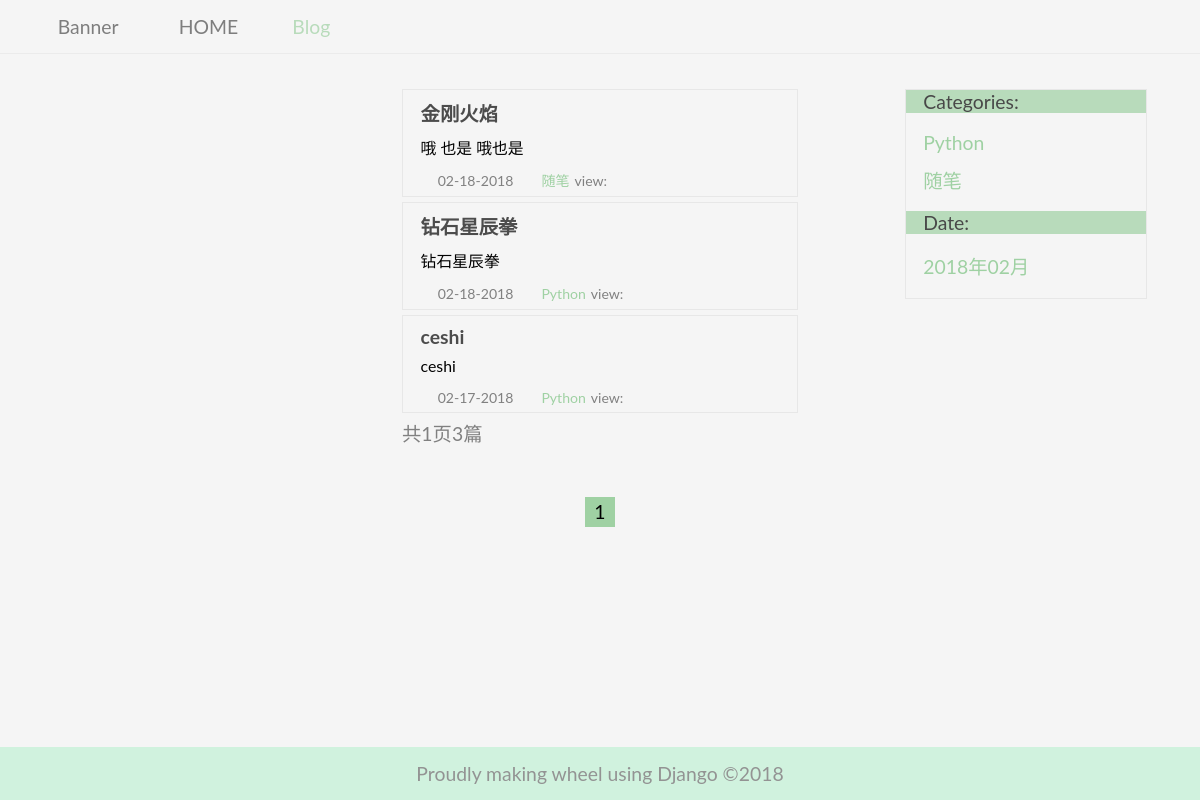
Screenshot of /blog/ with the database file from the repository.
### blog/models.py (models this page shows, shortened)
class Blog(models.Model):
    title = models.CharField(max_length=50, verbose_name='博客标题')
    blog_type = models.ForeignKey(BlogType, on_delete=models.DO_NOTHING, verbose_name='分类')
    content = models.TextField(verbose_name='博客内容')
    author = models.ForeignKey(User, on_delete=models.DO_NOTHING)
    created_time = models.DateTimeField(auto_now_add=True, verbose_name='发布时间')
    last_updated_time = models.DateTimeField(auto_now=True)
    image = models.ImageField(upload_to="media/%Y/%m", max_length=100,null=True,blank=True)
    class Meta:
        ordering = ['-created_time']

class BlogType(models.Model):
    type_name = models.CharField(max_length=15)
    def __str__(self):
        return self.type_name

### blog/views.py (the view)
# urls.py: path('', views.blog_list, name='blog_list'),
def blog_list(request):
    context = {}
    blogs_list = Blog.objects.all()
    paginator = Paginator(blogs_list, 5)
    page = request.GET.get('page')
    try:  # 获取某页
        blogs_list = paginator.page(page)
    except PageNotAnInteger:  # 如果 page 参数不为正整数，显示第一页
        blogs_list = paginator.page(1)
    except EmptyPage:  # 如果 page 参数为空页，跳到最后一页
        blogs_list = paginator.page(paginator.num_pages)
    context['blogs_list'] = blogs_list
    context['blog_types'] = BlogType.objects.all()
    context['blog_dates'] = Blog.objects.dates('created_time', 'month', order="DESC")
    return render_to_response('blog/blog_list.html', context)

### templates/blog/blog_list.html (shortened to what this page needs)
{% extends 'base.html' %}
{% block blog_active %}active{% endblock %}
{% block content %}
<section class="Myblog-container-left">
</section>
<section class="Myblog-container-middle">
{% for blog in blogs_list %}
<article class="MyBlog-list">
    <div class="MyBlog-list-body">
        <a href="{% url 'blog_detail' blog.pk %}"><h1 class="MyBlog-list-body_title">{{ blog.title }}</h1></a>
        <p class="MyBlog-list-body_content">{{ blog.content|truncatechars:70 }}</p>
        <span class="MyBlog-list-body_date">
            <svg class="icon icon-sz" aria-hidden="true">
                    <use xlink:href="#icon-shizhong1"></use>
                </svg>{{blog.created_time|date:'m-d-Y'}}</span>
        <span class="MyBlog-list-body_type"><svg class="icon icon-bq" aria-hidden="true">
                    <use xlink:href="#icon-2"></use>
                </svg><a href="{% url 'blogs_with_type'  blog.blog_type.pk %}">
            {{ blog.blog_type }}</a></span>
        <span class="MyBlog-list-body_views">view:</span>
    </div>
</article>
{% empty %}
<p>--哦哦 已经到头了--</p>
{% endfor %}
    <div class="article-number"><span>共{{ blogs_list.paginator.num_pages}}页{{ blogs_list.paginator.count}}篇</span></div>
<div class="pageturn">
    <ul class="pagelist">
        {% for page_num in blogs_list.paginator.page_range %}
        {% if page_num == blogs_list.number %}
        <li class="page-active"><span>{{page_num}}</span></li>
        {% else %}
        <li><a href="?page={{page_num}}">{{page_num}}</a></li>
        {% endif %}
        {% endfor %}
    </ul>
</div>
    </section>
<section class="Myblog-container-right">
    <div class="Myblog-container-right_type">
    <div class="Myblog-container-right_tag"><span>Categories:</span></div>
    <ul>
        {% for blog_type in blog_types %}
        <li><a href="{% url 'blogs_with_type' blog_type.pk %}">
            {{blog_type.type_name}}</a>
    </li>
        {% empty %}
        <li>暂无分类</li>
        {% endfor %}
    </ul>
        </div>
         <div class="Myblog-container-right_date">
    <div class="Myblog-container-right_tag"><span>Date:</span></div>
    <ul>
        {% for blog_date in blog_dates %}
        <li><a href="{% url 'blogs_with_date' blog_date.year blog_date.month %}">
            {{blog_date|date:"Y年m月"}}
        </a>
    </li>
        {% empty %}
        <li>暂无博客</li>
        {% endfor %}
    </ul>
        </div>
</section>
{% endblock %}

### templates/base.html (shortened to what this page needs)
{% load staticfiles %}
<!DOCTYPE html>
<html lang="en">
<head>
    <link rel="stylesheet" href="{% static 'base.css' %}">
</head>
<body class="MyBlog">
<header class="MyBlog-header">
    <nav class="MyBlog-menu">
        <ul>
            <li class=""><a href="/">
                <svg class="icon icon-b" aria-hidden="true">
                    <use xlink:href="#icon-sailboat"></use>
                </svg>
                Banner</a></li>
            <li class="{% block shouye_active %}{% endblock %}"><a href="/">
                <svg class="icon icon-sy" aria-hidden="true">
                    <use xlink:href="#icon-shouye"></use>
                </svg>
                HOME</a></li>
            <li class="{% block blog_active %}{% endblock %}"><a href="/blog/">
                <svg class="icon" aria-hidden="true">
                    <use xlink:href="#icon-weibiaoti1"></use>
                </svg>
                Blog</a></li>
        </ul>
    </nav>
</header>
    <main class="MyBlog-container">
        {% block content %}{% endblock %}
    </main>
<footer class="MyBlog-footer"><span class="MyBlog-footer-info">Proudly making wheel using Django &copy;2018</span></footer>
</body>
</html>

### static/base.css (style rules this page uses)
* { margin: 0; padding: 0; font-family: 'Lato'; font-size: 1.1rem; }
li { list-style-type:none; }
.MyBlog-list-body_title,a { text-decoration: none; color: #4c4c4c; }
.article-number { color: #4c4c4c; margin-bottom:0.3rem }
.MyBlog { background-color: #f5f5f5; }
.MyBlog-container { margin-top:2rem; display:flex; justify-content:space-around; flex:1; }
.Myblog-container-left { width:20%; height:20%; border:1px solid #f5f5f5; display:hidden }
.Myblog-container-middle { width:33%; }
.Myblog-container-right { border:1px solid #e7e7e7; width:20%; height:20%; }
.Myblog-container-right_tag { height:40%; background-color:#9fd1a3; opacity: 0.7; }
.Myblog-container-right_tag span { margin-left:1rem; }
.Myblog-container-right a { color: #9fd1a3; }
.Myblog-container-right ul { margin-top:1rem; margin-bottom:1rem; margin-left:1rem; }
.Myblog-container-right ul li { margin-bottom:0.7rem; }
.MyBlog-menu, .MyBlog-footer { display: flex; }
.MyBlog-menu { align-items: center; width: 100%; border-bottom: 1px solid #e7e7e7; height: 3rem; opacity: 0.7; filter: alpha(opacity=70); flex:1 }
.MyBlog-menu ul { display: flex; flex: 0.33; list-style: none; }
.MyBlog-menu ul li { border-radius: 7px; margin-left: 1.7rem; }
.active a,a:hover { color: #9fd1a3; }
.MyBlog-list { border: 1px solid #e7e7e7; margin-bottom: 0.3rem; }
.MyBlog-list-body { margin:0.5rem 1rem 0.3rem 1rem; }
.MyBlog-list-body_content { font-size: 0.9rem; margin-top: 0.5rem; margin-bottom: 0.5rem; }
.MyBlog-list-body_date, .MyBlog-list-body_views, .MyBlog-list-body_type, .MyBlog-list-body_type a { font-size: 0.8rem; color: grey }
.MyBlog-list-body_type a { color: #9fd1a3; }
.icon { width: 1em; height: 1em; vertical-align: -0.15em; fill: currentColor; overflow: hidden; }
.icon-sy { padding-bottom:1px; width: 1.3em; }
.icon-b { margin-right:0.2rem }
.icon-sz { width: 0.7em; height: 0.7em; margin-bottom:0.08rem; margin-right:0.2rem }
.MyBlog-footer { align-items: center; position:fixed; bottom: 0; width: 100%; height: 3rem; justify-content:center; background-color: #98eebc; opacity: 0.4; filter: alpha(opacity=40); }
.pageturn { clear: both; height: 30px; margin: 50px auto; display: table; text-align: center; }
.pageturn .pagelist { display: table-cell; vertical-align: middle; overflow: hidden; }
.pageturn li { width: 30px; height: 30px; line-height: 30px; margin-left: 10px; float: left; text-align: center; }
.pageturn li:first-child { margin-left: 0; }
.pageturn li:hover a, .pageturn .page-active { background: #9fd1a3; border-color: #eaeaea; }
.article-number { color:grey; font-size:1rem text-align:center }

### rows the page displays
Blog: title "金刚火焰", content "哦 也是 哦也是", created_time "02-18-2018", blog_type "随笔"
Blog: title "钻石星辰拳", content "钻石星辰拳", created_time "02-18-2018", blog_type "Python"
Blog: title "ceshi", content "ceshi", created_time "02-17-2018", blog_type "Python"
BlogType: type_name "Python"
BlogType: type_name "随笔"

### other values shown
{{ blogs_list.paginator.num_pages }} "1"
{{ blogs_list.paginator.count }} "3"
{{ page_num }} "1"
{{ blog_date|date:"Y年m月" }} "2018年02月"
